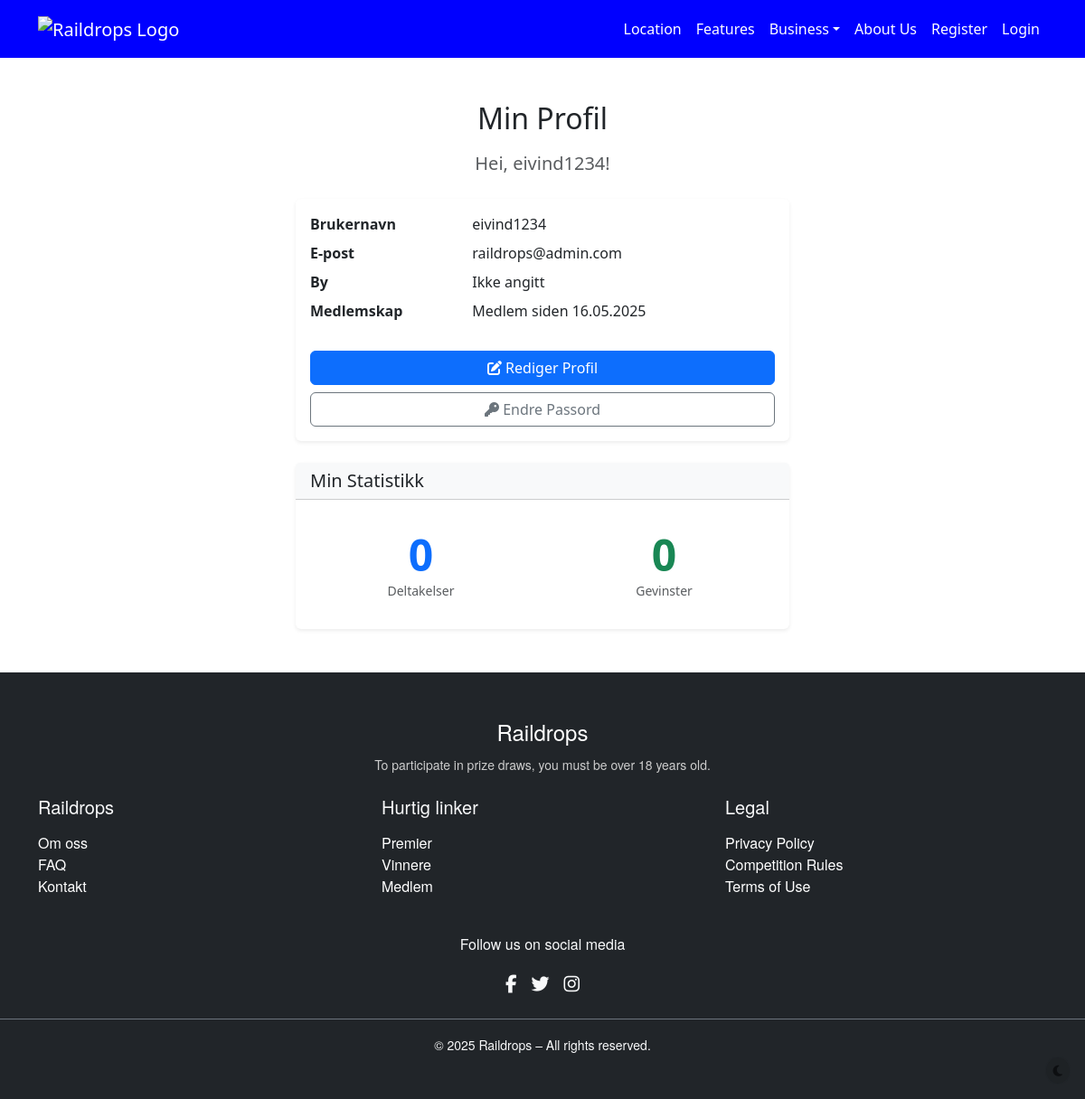
Before: /accounts/member/profile/ (signed in) with the older database file.
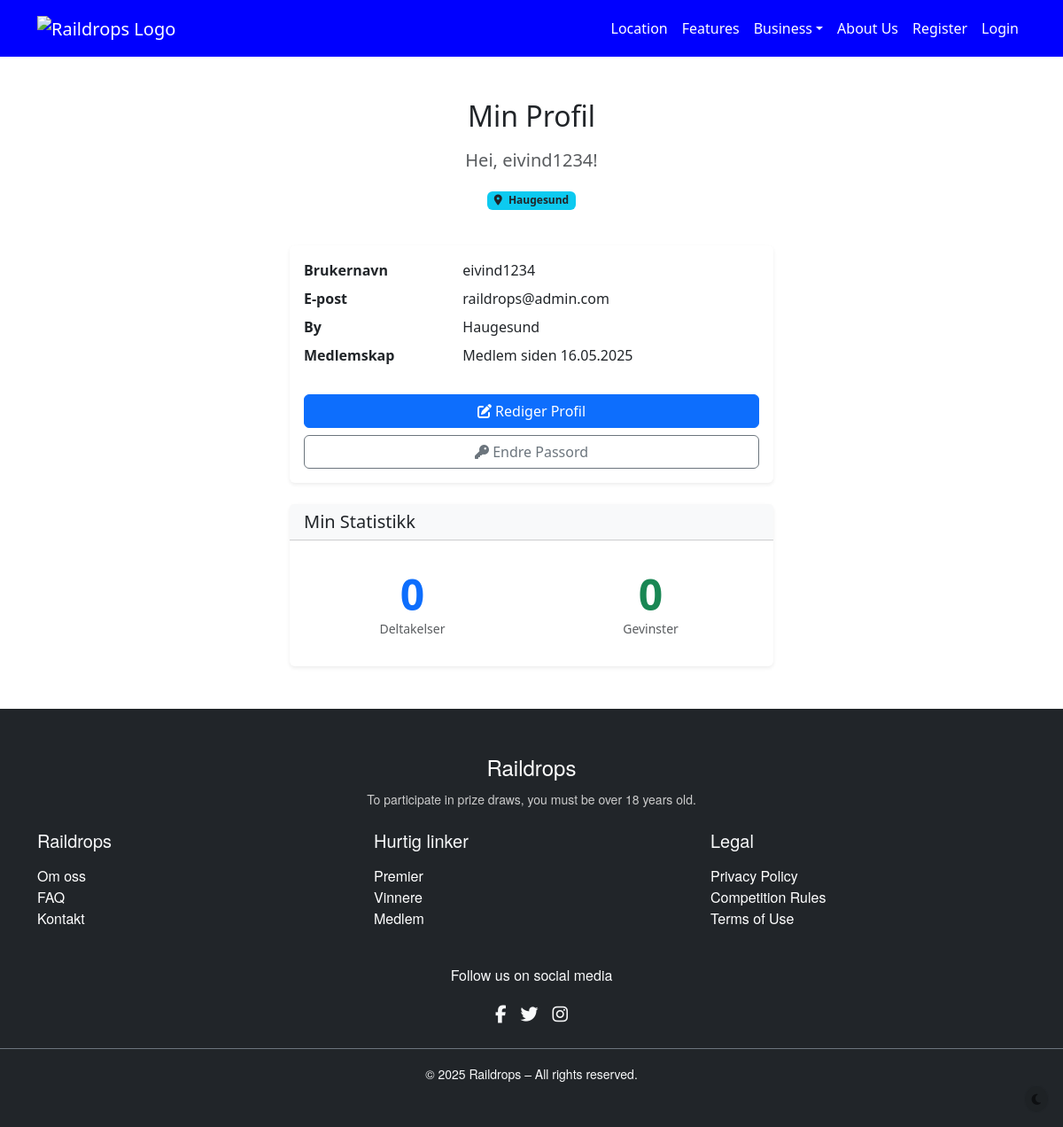
After: the same page with the newer database file.
### accounts/models.py (models this page shows, shortened)
class User(AbstractUser):
    email = models.EmailField(
        _('email address'),
        unique=True,
        db_index=True,  # Add index for better performance
        help_text="Unique email address for login."
    )
    profile_image = models.ImageField(
        upload_to='profile_pics/',
        blank=True,
        null=True,
        help_text="Profile image for the user."
    )
    city = models.CharField(
        max_length=100,
        blank=True,
        db_index=True,  # Add index for location-based filtering
        help_text="User's city/location."
    )
    USERNAME_FIELD = 'email'
    REQUIRED_FIELDS = ['username']  # username is still required for admin compatibility

### accounts/views.py (the view)
class ProfileView(LoginRequiredMixin, TemplateView):
    template_name = "accounts/member_profile.html"
    login_url = "accounts:member-login"
    def get_context_data(self, **kwargs):
        context = super().get_context_data(**kwargs)
        context['is_member'] = user_is_member(self.request.user)
        context['is_business'] = user_is_business(self.request.user)
        logger.info(f"Profilside vist for bruker: {self.request.user.username}")
        return context

### accounts/context_processors.py (called while the page is built)
def user_roles(request):
    user = request.user
    return {
        'is_member': user_is_member(user),
        'is_business': user_is_business(user),
    }

### accounts/permissions.py (called while the page is built)
def user_is_member(user) -> bool:
    return (
        user.is_authenticated
        and not hasattr(user, "business_account")
        and user.groups.filter(name="Members").exists()
    )

def user_is_business(user) -> bool:
    return user.is_authenticated and hasattr(user, 'business_account')

### templates/accounts/member_profile.html (shortened to what this page needs)
{% extends "base.html" %}
{% load static %}
{% block content %}
<main class="container py-5">
    <div class="row justify-content-center">
        <div class="col-md-8 col-lg-6">
            {% include "includes/profile_header.html" with title="Min Profil" user=user %}
            <div class="card shadow-sm border-0">
                <div class="card-body">
                    {% load cache %}
                    {% cache 3600 user_profile_details user.id %}
                    <dl class="row mb-4">
                        <dt class="col-sm-4">Brukernavn</dt>
                        <dd class="col-sm-8">{{ user.username }}</dd>
                        <dt class="col-sm-4">E-post</dt>
                        <dd class="col-sm-8">{{ user.email }}</dd>
                        <dt class="col-sm-4">By</dt>
                        <dd class="col-sm-8">{{ user.city|default:"Ikke angitt" }}</dd>
                        <dt class="col-sm-4">Medlemskap</dt>
                        <dd class="col-sm-8">
                            {% if user.date_joined %}
                                Medlem siden {{ user.date_joined|date:"d.m.Y" }}
                            {% else %}
                                Ikke tilgjengelig
                            {% endif %}
                        </dd>
                    </dl>
                    {% endcache %}
                    <div class="d-grid gap-2">
                        <a href="{% url 'accounts:member-profile-edit' %}" class="btn btn-primary" aria-label="Rediger profil">
                            <i class="fa fa-edit" aria-hidden="true"></i> Rediger Profil
                        </a>
                        <a href="{% url 'accounts:password_change' %}" class="btn btn-outline-secondary" aria-label="Endre passord">
                            <i class="fa fa-key" aria-hidden="true"></i> Endre Passord
                        </a>
                    </div>
                </div>
            </div>
            {% include "includes/stats_dashboard.html" with participations=user.entries.all wins=user.winner_set.all %}
        </div>
    </div>
</main>
{% endblock %}

### templates/includes/profile_header.html (shortened to what this page needs)
<div class="text-center mb-4">
    <h1 class="h2 mb-3">{{ title }}</h1>
    <p class="lead text-muted">
        Hei, {{ user.first_name|default:user.username }}!
    </p>
    {% if user.city %}
    <p class="badge bg-info text-dark">
        <i class="fa fa-map-marker-alt me-1" aria-hidden="true"></i> {{ user.city }}
    </p>
    {% endif %}
</div>

Changed rows visible on the page:
changed User "eivind1234": city (not shown) → "Haugesund"; city "Ikke angitt" → "Haugesund"
